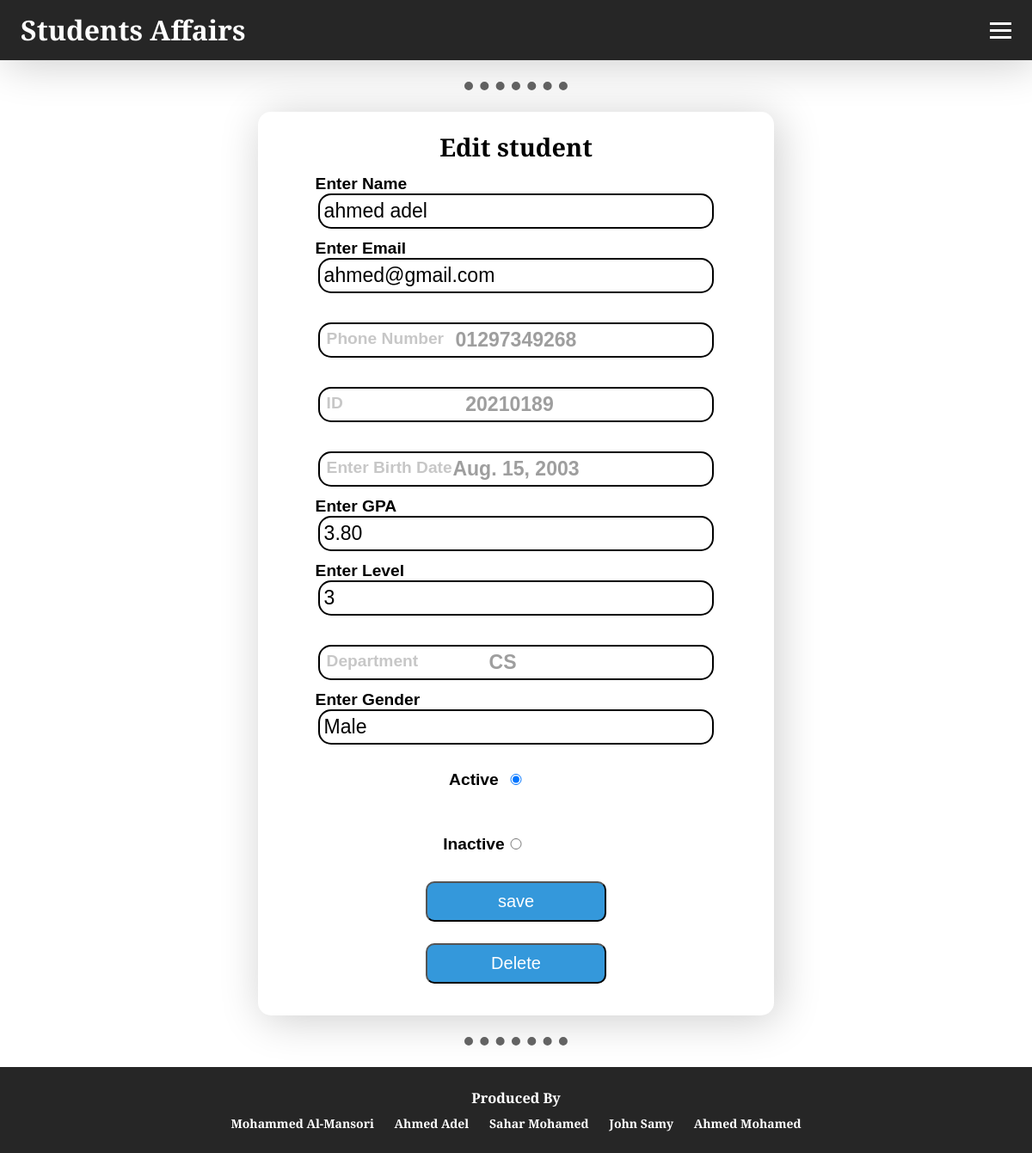
Screenshot of /html/edit_student.html/2 with the database file from the repository.
### student_affairs_app/models.py (models this page shows, shortened)
class Student(models.Model):
    name = models.CharField(max_length=255)
    email = models.EmailField()
    mobile = models.CharField(max_length=15)
    IDnum = models.CharField(max_length=9)
    birthDate = models.DateField()
    gpa = models.DecimalField(max_digits=3, decimal_places=2)
    level = models.PositiveIntegerField()
    dep = models.CharField(max_length=255)
    gender = models.CharField(max_length=10)
    status = models.CharField(max_length=10, choices=[('active', 'Active'), ('inactive', 'Inactive')])

### student_affairs_app/views.py (the view)
# urls.py: path('html/edit_student.html/<int:id>',views.edit_student,name='edit_student'),
def edit_student(request, id):
  student = Student.objects.get(id=id)
  template = loader.get_template('html/edit_student.html')
  context = {
    'student': student
    }
  return HttpResponse(template.render(context, request))

### student_affairs_app/templates/html/edit_student.html (shortened to what this page needs)
<!DOCTYPE html>
<html lang="en">
<head>
        {% load static %}
        <link rel="stylesheet" type="text/css" href="{% static 'css/styles.css' %}">
</head>
<body>
    <header class="navContener">
        <nav class="navbar">
            <a class="nav-brand">Students Affairs</a>
            <div class="hamburger">
                <span class="bar"></span>
                <span class="bar"></span>
                <span class="bar"></span>
            </div>
        </nav>
    </header>
    <hr class="dashedHr">
    <section class="main">
    <div class="card">
        <h1>Edit student</h1>
        <form id="editStudentForm" action="updaterecord/{{ student.id }}" method="post">
            <div class="inputbox">
                <input type="text" name="name" id="name" value="{{ student.name }}"  required autofocus>
                <label for="name">Enter Name</label>
            </div>
            <div class="inputbox">
                <input type="email " name="email" id="email" value="{{ student.email }}" required>
                <label for="email">Enter Email</label>
            </div>
            <div class="inputbox">
                <input type="tel" name="mobile" id="mobile" value="{{ student.mobile }}" required disabled>
                <label for="mobile">Phone Number</label>
            </div>
            <div class="inputbox">
                <input type="number" name="IDnum" id="ID" value="{{ student.IDnum }}" required max="20231999" maxlength="9" disabled>
                <label for="ID">ID</label>
            </div>
            <div class="inputbox">
                <input type="text" name="birthDate" id="birthDate" value="{{ student.birthDate }}" required disabled>
                <label for="birthDate">Enter Birth Date</label>
            </div>
            <div class="inputbox">
                <input type="number" name="gpa" id="gpa" value="{{ student.gpa }}" step="0.01" required min="0" max="4">
                <label for="gpa">Enter GPA</label>
            </div>
            <div class="inputbox">
                <input type="number" name="level" id="level" value="{{ student.level }}" step="1" min="1" max="4" required>
                <label for="level">Enter Level</label>
            </div>
            <div class="inputbox">
                <input list="Department" id="dep" name="dep" value="{{ student.dep }}" required disabled>
                <label for="dep">Department</label>
            </div>
            <div class="inputbox">
                <input list="Gender" id="gender" name="gender" value="{{ student.gender }}" required>
                <label for="gender">Enter Gender</label>
            </div>
            <div>
                <div class="inputbox">
                    <input type="radio" name="status" id="active" value="active" checked>
                    <label for="active">Active</label>
                </div>
                <div class="inputbox">
                    <input type="radio" name="status" value="inactive" id="inactive">
                    <label for="inactive">Inactive</label>
                </div>
            </div>
            <div class="sub">
                <input class="btn" type="submit" name="save" id="save" value="save">
            </div>
        </form>
        <div class="res">
            <button onclick="location.href='delete/{{ student.id }}'" type="button" class="btn" id="delete">Delete</button>
        </div>
    </div>
    <hr class="dashedHr">
</section>
    <footer>
        <h3>Produced By</h3>
        <ul>
            <li>Mohammed Al-Mansori</li>
            <li>Ahmed Adel</li>
            <li>Sahar Mohamed</li>
            <li>John Samy</li>
            <li>Ahmed Mohamed</li>
        </ul>
    </footer>
</body>
</html>

### student_affairs_app/static/css/styles.css (style rules this page uses)
* { -webkit-box-sizing: border-box; -moz-box-sizing: border-box; box-sizing: border-box; margin: 0; padding: 0; }
html, body { height: 100%; }
body { background-color: white; color: #000000; text-align: center; font-family: 'Merriweather', serif; font-weight: bold; line-height: 2; font-size: 1.2rem; }
.main { min-height: 100%; margin-bottom: -50px; }
.footer, .main:after { content: ""; display: block; }
.main:after { height: 50px; }
.btn, #editButton, #changeDepartmentButton { background: #3498db; border-radius: 10px; color: #ffffff; font-size: 20px; padding: 10px 20px 10px 20px; width: 100%; text-decoration: none; }
footer { background-color: #262626; padding: 20px; text-align: center; font-size: 14px; color: white; bottom: 0; position: relative; }
footer ul { list-style: none; margin: 0; padding: 0; }
footer li { display: inline-block; margin: 0 10px; font-weight: bold; }
.card { background-color: white; border-radius: 15px; padding: 12px; width: 50%; margin: auto; box-shadow: 5px 5px 50px 0px rgba(0, 0, 0, 0.2); }
.card .inputbox { position: relative; width: 80%; height: 50px; margin-bottom: 50px; margin: 25px auto; }
.card .inputbox input { position: absolute; top: 0; left: 0; width: 100%; border: 2px solid rgb(0, 0, 0); outline: none; background: none; padding: 5px; border-radius: 15px; font-size: 1.2em; }
.card .inputbox:last-child { margin-bottom: 0; }
.card .inputbox label { position: absolute; top: 0px; left: 10px; font-size: 1em; transition: 0.3s; font-family: sans-serif; color: #a7a7a7a3; }
.card .inputbox input:focus~label, .card .inputbox input:valid~label { transform: translateX(-13px) translateY(-30px); font-size: 1em; color: rgb(0, 0, 0); }
.card .inputbox input[type="radio"]~label { width: 80%; margin-top: 18px; }
.card .inputbox input[disabled] { color: #676767a2; text-align: center; font-weight: bold; }
hr.dashedHr { background-color: none; border-style: none; border-top-style: dotted; height: 0px; border-width: 10px; border-color: rgb(99, 99, 99); width: 10%; margin: 25px auto; }
.navContener { background-color: #262626; box-shadow: 5px 5px 50px 0px rgba(0, 0, 0, 0.2); }
.navbar { min-height: 70px; display: flex; justify-content: space-between; align-items: center; padding: 0 24px; }
.nav-brand { font-size: 2rem; color: white; text-decoration: none; }
.hamburger { display: block; cursor: pointer; }
.bar { display: block; width: 25px; height: 3px; margin: 5px auto; -webkit-transition: all 0.3s ease-in-out; transition: all 0.3s ease-in-out; background-color: rgb(255, 255, 255); }
.res { text-align: none; display: inline-block; width: 45%; margin-bottom: 25px; color: #000000; padding: 0px 25px; }
.sub { text-align: none; display: inline-block; width: 45%; margin-bottom: 25px; padding: 0px 25px; color: #000000; }

### rows the page displays
Student: name "ahmed adel", email "ahmed@gmail.com", mobile "01297349268", IDnum "20210189", birthDate "Aug. 15, 2003", gpa "3.80", level "3", dep "CS", gender "Male"
